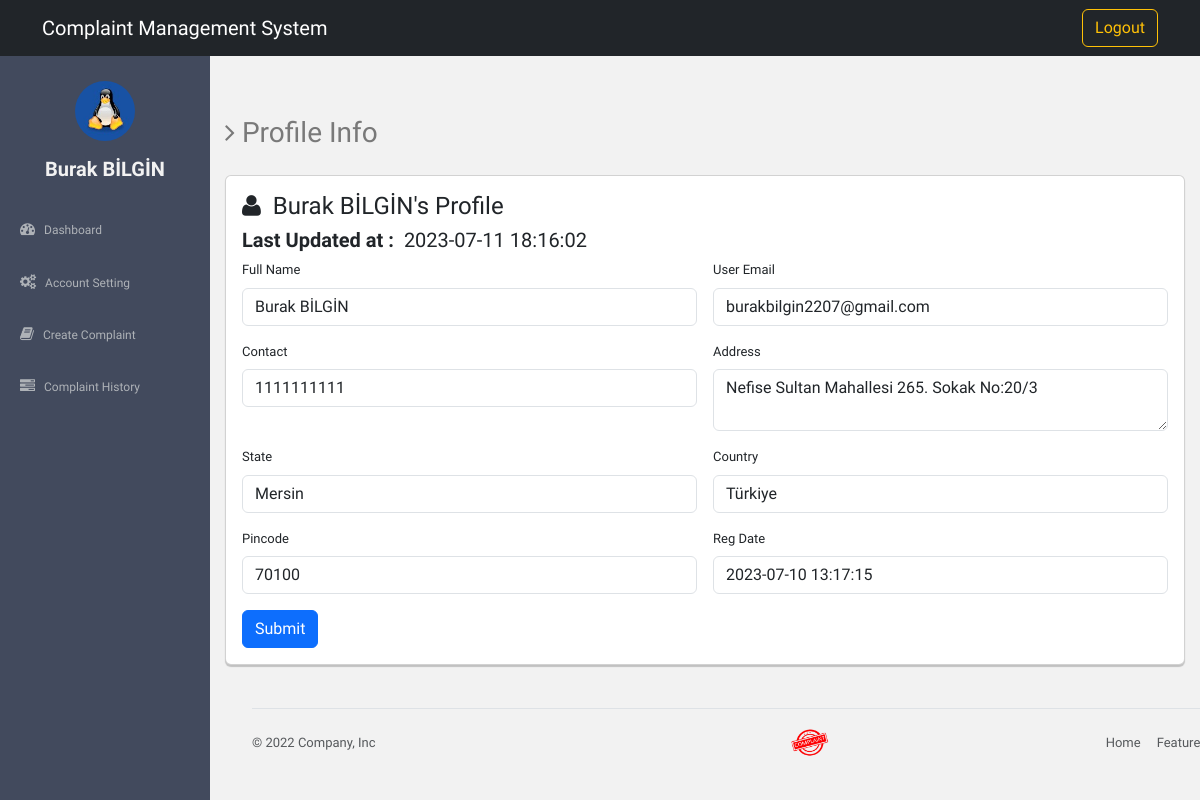
/users/profile.php (signed in), run on the app's committed database.
### tables this page shows
CREATE TABLE `users` (
  `id` int(11) NOT NULL,
  `fullName` varchar(50) DEFAULT NULL,
  `userEmail` varchar(255) DEFAULT NULL,
  `password` varchar(255) DEFAULT NULL,
  `contactNo` bigint(11) DEFAULT NULL,
  `address` text DEFAULT NULL,
  `State` varchar(255) DEFAULT NULL,
  `country` varchar(255) DEFAULT NULL,
  `pincode` int(6) DEFAULT NULL,
  `userImage` blob DEFAULT NULL,
  `regDate` timestamp NOT NULL DEFAULT current_timestamp(),
  `updationDate` datetime DEFAULT current_timestamp(),
  `status` int(1) NOT NULL,
  `code` int(11) NOT NULL
);

### users/profile.php (the view, shortened to what this page needs)
<?php
include('includes/config.php');
if(strlen($_SESSION['login'])==0)
  {
header('location:index.php');
}
else{
?>
<!DOCTYPE html>
<html lang="en">
  <head>
    <link href="assets/css/bootstrap.min.css" rel="stylesheet">
    <link href="assets/font-awesome/css/font-awesome.css" rel="stylesheet" />
    <link rel="stylesheet" type="text/css" href="assets/js/bootstrap-datepicker/css/datepicker.css" />
    <link rel="stylesheet" type="text/css" href="assets/js/bootstrap-daterangepicker/daterangepicker.css" />
    <link href="assets/css/style.css" rel="stylesheet">
    <link href="assets/css/style-responsive.css" rel="stylesheet">
  </head>
  <body>
  <section id="container">
  <?php include("includes/header.php");?>
  <?php include("includes/sidebar.php");?>
  <section id="main-content">
    <section class="wrapper">
      <h3><i class="fa fa-angle-right"></i> Profile Info</h3>
      <div class="row mt">
        <div class="col-lg-12">
          <div class="card" style="height: auto;">
            <div class="card-body" >
              <?php $query=mysqli_query($bd, "select * from users where userEmail='".$_SESSION['login']."'");
              while($row=mysqli_fetch_array($query)) {
              ?>
                <h4 class="card-title"><i class="fa fa-user"></i>&nbsp;&nbsp;<?php echo htmlentities($row['fullName']);?>'s Profile</h4>
                <h5><b>Last Updated at :</b>&nbsp;&nbsp;<?php echo htmlentities($row['updationDate']);?></h5>
                <form class="row g-3" method="post" name="profile" >
                  <div class="col-md-6">
                    <label for="full-name" class="form-label">Full Name</label>
                    <input type="text" name="fullname" required="required" value="<?php echo htmlentities($row['fullName']);?>" class="form-control" id="full-name">
                  </div>
                  <div class="col-md-6">
                    <label for="user-email" class="form-label">User Email</label>
                    <input type="email" name="useremail" required="required" value="<?php echo htmlentities($row['userEmail']);?>" class="form-control" id="user-email" readonly>
                  </div>
                  <div class="col-md-6">
                    <label for="contact-no" class="form-label">Contact</label>
                    <input type="text" name="contactno" required="required" value="<?php echo htmlentities($row['contactNo']);?>" class="form-control" id="contact-no">
                  </div>
                  <div class="col-md-6">
                    <label for="address" class="form-label">Address</label>
                    <textarea name="address" required="required" class="form-control" id="address"><?php echo htmlentities($row['address']);?></textarea>
                  </div>
                  <div class="col-md-6">
                    <label for="state" class="form-label">State</label>
                    <select name="state" required="required" class="form-control" id="state">
                      <option value="<?php echo htmlentities($row['State']);?>"><?php echo htmlentities($st=$row['State']);?></option>
                    </select>
                  </div>
                  <div class="col-md-6">
                    <label for="country" class="form-label">Country</label>
                    <input type="text" name="country" required="required" value="<?php echo htmlentities($row['country']);?>" class="form-control" id="country">
                  </div>
                  <div class="col-md-6">
                    <label for="pincode" class="form-label">Pincode</label>
                    <input type="text" name="pincode" maxlength="6" required="required" value="<?php echo htmlentities($row['pincode']);?>" class="form-control" id="pincode">
                  </div>
                  <div class="col-md-6">
                    <label for="reg-date" class="form-label">Reg Date</label>
                    <input type="text" name="regdate" required="required" value="<?php echo htmlentities($row['regDate']);?>" class="form-control" id="reg-date" readonly>
                  </div>
                  <div class="col-12">
                    <button type="submit" name="submit" class="btn btn-primary">Submit</button>
                  </div>
                </form>
              <?php } ?>
            </div>
          </div>
        </div>
      </div>
    </section>
  </section>
</section>
<?php include("footer.php");?>
  </body>
</html>
<?php } ?>

### users/includes/sidebar.php (shortened to what this page needs)
<aside class="sidebar">
  <div id="sidebar" class="nav-collapse" style="overflow: hidden; outline: none; margin-top:-50px;">
    <ul class="sidebar-menu" id="nav-accordion">
      <?php
      $query=mysqli_query($bd, "select fullName,userImage from users where userEmail='".$_SESSION['login']."'");
      while($row=mysqli_fetch_array($query))
      {
      ?>
              	  <p class="centered"><a href="profile.php"><img src="assets/img/ui-sam.jpg" class="rounded-circle" width="60"></a></p>
      <h5 class="centered"><?php echo htmlentities($row['fullName']);?></h5>
      <?php } ?>
      <li class="mt">
        <a href="dashboard.php">
          <i class="fa fa-dashboard"></i>
          <span>Dashboard</span>
        </a>
      </li>
      <li class="sub-menu">
        <a href="javascript:;">
          <i class="fa fa-cogs"></i>
          <span>Account Setting</span>
        </a>
      </li>
      <li class="sub-menu">
        <a href="register-complaint.php">
          <i class="fa fa-book"></i>
          <span>Create Complaint</span>
        </a>
      </li>
      <li class="sub-menu">
        <a href="complaint-history.php">
          <i class="fa fa-tasks"></i>
          <span>Complaint History</span>
        </a>
      </li>
    </ul>
  </div>
</aside>

### users/assets/css/style.css (style rules this page uses)
body { color: #797979; background: #f2f2f2; font-family: 'Ruda', sans-serif; padding: 0px !important; margin: 0px !important; font-size:13px; }
ul li { list-style: none; }
a, a:hover, a:focus { text-decoration: none; outline: none; }
#container { width: 100%; height: 100%; }
.centered { text-align: center; }
.mt { margin-top: 25px; }
#sidebar { width: 210px; height: 100%; position: fixed; background: #424a5d; }
#sidebar h5 { color: #f2f2f2; font-weight: 700; }
#sidebar ul li { position: relative; }
ul.sidebar-menu , ul.sidebar-menu li ul.sub { margin: -2px 0 0; padding: 0; }
ul.sidebar-menu { margin-top: 75px; }
ul.sidebar-menu li { margin-bottom: 5px; margin-left:10px; margin-right:10px; }
ul.sidebar-menu li.sub-menu { line-height: 15px; }
ul.sidebar-menu li a span { display: inline-block; }
ul.sidebar-menu li a { color: #aeb2b7; text-decoration: none; display: block; padding: 15px 0 15px 10px; font-size: 12px; outline: none; -webkit-transition: all 0.3s ease; -moz-transition: all 0.3s ease; -o-transition: all 0.3s ease; -ms-transition: all 0.3s ease; transition: all 0.3s ease; }
ul.sidebar-menu li a i { font-size: 15px; padding-right: 6px; }
#main-content { margin-left: 210px; }
.wrapper { display: inline-block; margin-top: 60px; padding-left: 15px; padding-right: 15px; padding-bottom: 15px; padding-top: 0px; width: 100%; }
.card { background: white; box-shadow: 0 2px 1px rgba(0, 0, 0, 0.2); margin-bottom: 1em; height: 250px; }
label { font-weight: 400; }

### data on the page
users: fullName "Burak BİLGİN", updationDate "2023-07-11 18:16:02", fullname "Burak BİLGİN", useremail "burakbilgin2207@gmail.com", contactno "1111111111", address "Nefise Sultan Mahallesi 265. Sokak No:20/3", state "Mersin", country "Türkiye", pincode "70100", regdate "2023-07-10 13:17:15"
